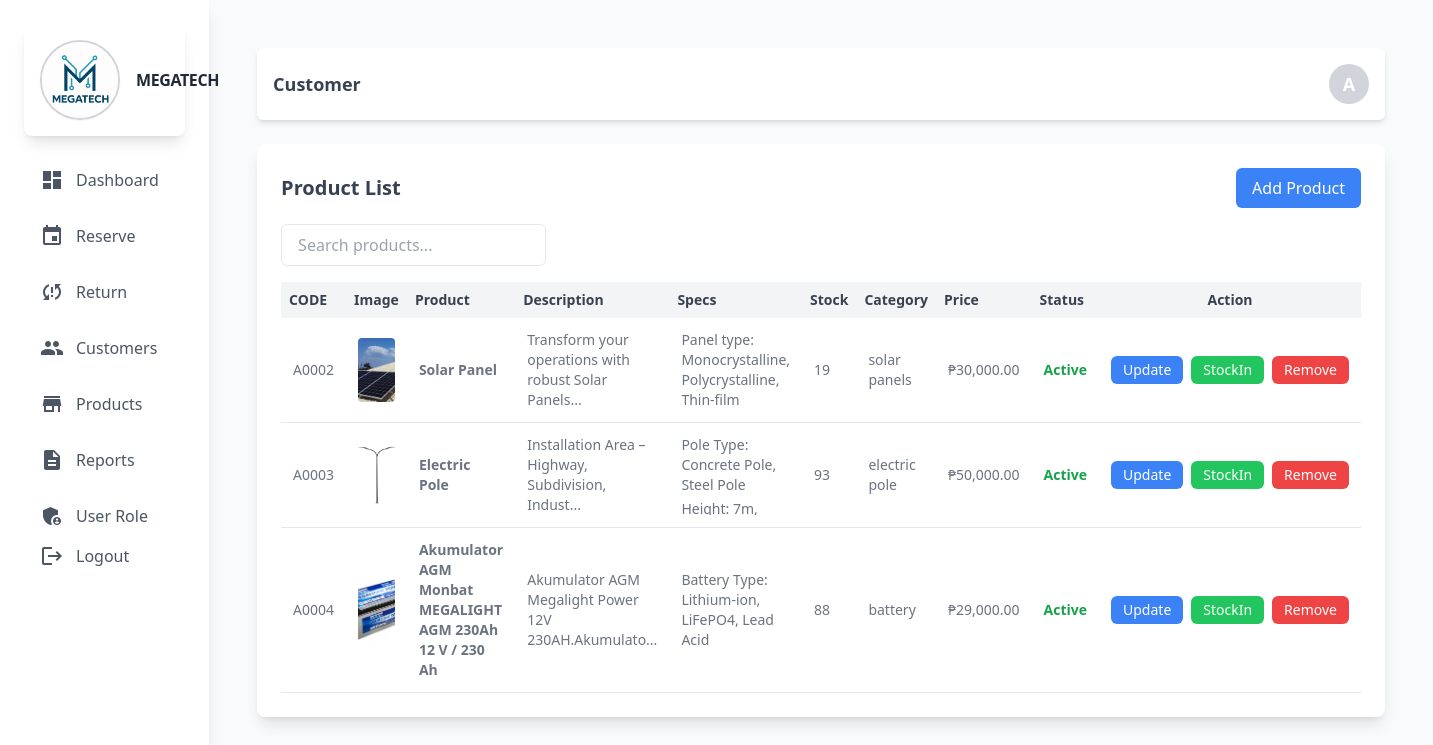
The page /admin/product.php (signed in) on the database as committed earlier.
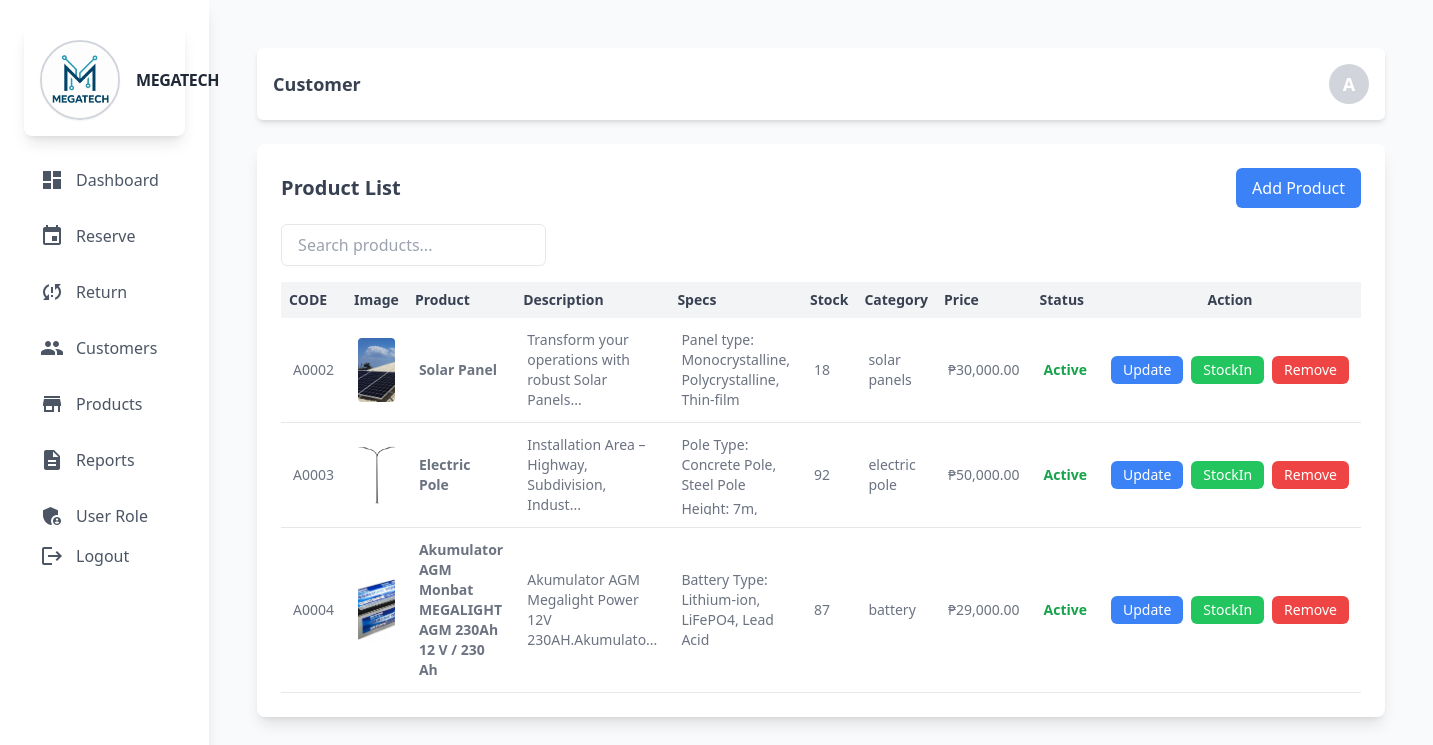
The same page on the database as committed later.
### tables this page shows
CREATE TABLE `product` (
  `prod_id` int(11) NOT NULL,
  `prod_code` varchar(60) NOT NULL,
  `prod_name` varchar(60) NOT NULL,
  `prod_description` text NOT NULL,
  `prod_specs` longtext NOT NULL CHECK (json_valid(`prod_specs`)),
  `prod_stocks` int(11) NOT NULL,
  `prod_category_id` int(11) NOT NULL,
  `prod_price` decimal(10,2) NOT NULL,
  `prod_critical` int(11) NOT NULL,
  `prod_status` int(11) NOT NULL COMMENT '0=unactive,1=active',
  `prod_image` varchar(255) NOT NULL,
  `prod_added` datetime NOT NULL
);

CREATE TABLE `category` (
  `category_id` int(11) NOT NULL,
  `category_name` varchar(60) NOT NULL,
  `category_description` text DEFAULT NULL,
  `status` int(11) NOT NULL DEFAULT 1 COMMENT '0=InActive 1=Active'
);

### admin/backend/db.php (called while the page is built, shortened)
<?php
class db_connect
{
    public $host = db_host;
    public $user = db_user;
    public $pass = db_pass;
    public $name = db_name;
    public function connect()
    {
        try {
            $this->conn = new mysqli($this->host, $this->user, $this->pass, $this->name);
        } catch (\Throwable $th) {
            header("Location:setup.php");
        }
    }
}

### admin/backend/class.php (called while the page is built, shortened)
<?php
include ('db.php');
class global_class extends db_connect
{
public function fetch_all_product(){
        $query = $this->conn->prepare("SELECT *
        FROM `product`
        LEFT JOIN category
        ON product.prod_category_id = category.category_id
        where prod_status='1'
        ");
        if ($query->execute()) {
            $result = $query->get_result();
            return $result;
        }
    }
}
?>

### admin/product.php (the view, shortened to what the changed rows need)
<?php
include "components/header.php";
?>
<div class="flex justify-between items-center bg-white p-4 mb-6 rounded-md shadow-md">
    <h2 class="text-lg font-semibold text-gray-700">Customer</h2>
</div>
<div class="bg-white rounded-lg shadow-lg p-6">
    <div class="overflow-x-auto">
        <table id="userTable" class="display table-auto w-full text-sm text-left text-gray-500 dark:text-gray-400">
            <thead class="bg-gray-100 text-gray-700">
                <tr>
                    <th class="p-2">CODE</th>
                    <th class="p-2">Image</th>
                    <th class="p-2">Product</th>
                    <th class="p-2">Description</th>
                    <th class="p-2">Specs</th>
                    <th class="p-2">Stock</th>
                    <th class="p-2">Category</th>
                    <th class="p-2">Price</th>
                    <th class="p-2">Status</th>
                    <th class="p-2 text-center">Action</th>
                </tr>
            </thead>
            <tbody>
                <?php include "backend/end-points/product_list.php" ?>
            </tbody>
        </table>
    </div>
</div>
<?php include "components/footer.php";?>

### admin/backend/end-points/product_list.php
<?php
$fetch_all_product = $db->fetch_all_product();
if ($fetch_all_product->num_rows > 0) {
    foreach ($fetch_all_product as $product):
        $status = ($product['prod_status'] > 0) ? "Active" : "Not Active";
        $image_path = !empty($product['prod_image']) ? "../upload/{$product['prod_image']}" : 'images/default.png';
        $specs_html = '';
        $decoded_specs = [];
        if (!empty($product['prod_specs'])) {
            $decoded_specs = json_decode($product['prod_specs'], true);
            if (is_array($decoded_specs)) {
                foreach ($decoded_specs as $spec) {
                    $spec_name = htmlspecialchars($spec['Specs'] ?? '');
                    $spec_value = htmlspecialchars($spec['value'] ?? '');
                    $specs_html .= "<div><span class='font-medium'>$spec_name:</span> <span>$spec_value</span></div>";
                }
            } else {
                $specs_html = '<span class="text-gray-500 italic">Invalid specs</span>';
            }
        } else {
            $specs_html = '<span class="text-gray-400 italic">No specs</span>';
        }
        $specs_json = htmlspecialchars(json_encode($decoded_specs), ENT_QUOTES, 'UTF-8');
?>
<tr class="border-b">
    <td class="p-3"><?= htmlspecialchars($product['prod_code']) ?></td>
    <td class="p-3">
        <img src="<?= $image_path ?>" alt="<?= htmlspecialchars($product['prod_name']) ?>" class="w-16 h-16 object-cover rounded">
    </td>
    <td class="p-3 font-semibold"><?= htmlspecialchars($product['prod_name']) ?></td>
    <td class="p-3 text-sm">
        <?= strlen($product['prod_description']) > 50 ? htmlspecialchars(substr($product['prod_description'], 0, 50)) . '...' : htmlspecialchars($product['prod_description']) ?>
    </td>
    <td class="p-3 text-sm">
     <div class="space-y-1 max-h-[80px] overflow-y-auto">
            <?= $specs_html ?>
        </div>
    </td>
    <td class="p-3"><?= $product['prod_stocks'] ?></td>
    <td class="p-3"><?= htmlspecialchars($product['category_name']) ?></td>
    <td class="p-3">₱<?= number_format($product['prod_price'], 2) ?></td>
    <td class="p-3">
        <span class="<?= $product['prod_status'] > 0 ? 'text-green-600 font-semibold' : 'text-red-500 italic' ?>">
            <?= $status ?>
        </span>
    </td>
    <td class="p-3 text-center">
        <div class="flex flex-col sm:flex-row justify-center items-center space-y-1 sm:space-y-0 sm:space-x-2">
            <button class="bg-blue-500 text-white py-1 px-3 rounded-md text-sm updateProductToggler"
                data-prod_id="<?= $product['prod_id'] ?>"
                data-prod_code="<?= htmlspecialchars($product['prod_code']) ?>"
                data-prod_name="<?= htmlspecialchars($product['prod_name']) ?>"
                data-prod_price="<?= $product['prod_price'] ?>"
                data-prod_stocks="<?= $product['prod_stocks'] ?>"
                data-prod_category_id="<?= $product['prod_category_id'] ?>"
                data-prod_critical="<?= $product['prod_critical'] ?>"
                data-prod_description="<?= htmlspecialchars($product['prod_description']) ?>"
                data-prod_specs="<?= $specs_json ?>"
            >
                Update
            </button>
            <button class="bg-green-500 text-white py-1 px-3 rounded-md text-sm stockInToggler"
                data-prod_stocks="<?= $product['prod_stocks'] ?>"
                data-prod_id="<?= $product['prod_id'] ?>"
                data-prod_name="<?= htmlspecialchars($product['prod_name']) ?>"
            >
                StockIn
            </button>
            <button class="bg-red-500 text-white py-1 px-3 rounded-md text-sm togglerRemoveProduct"
                data-prod_id="<?= $product['prod_id'] ?>"
                data-prod_name="<?= htmlspecialchars($product['prod_name']) ?>"
            >
                Remove
            </button>
        </div>
    </td>
</tr>
<?php
    endforeach;
} else { ?>
<tr>
    <td colspan="10" class="p-4 text-center text-gray-500 italic">No Product Found.</td>
</tr>
<?php } ?>

Rows that differ between the two databases and show on the page:
changed product "Solar Panel": prod_stocks "19" → "18"
changed product "Electric Pole": prod_stocks "93" → "92"
changed product "Akumulator AGM Monbat MEGALIGHT AGM 230Ah 12 V / 230 Ah": prod_stocks "88" → "87"
